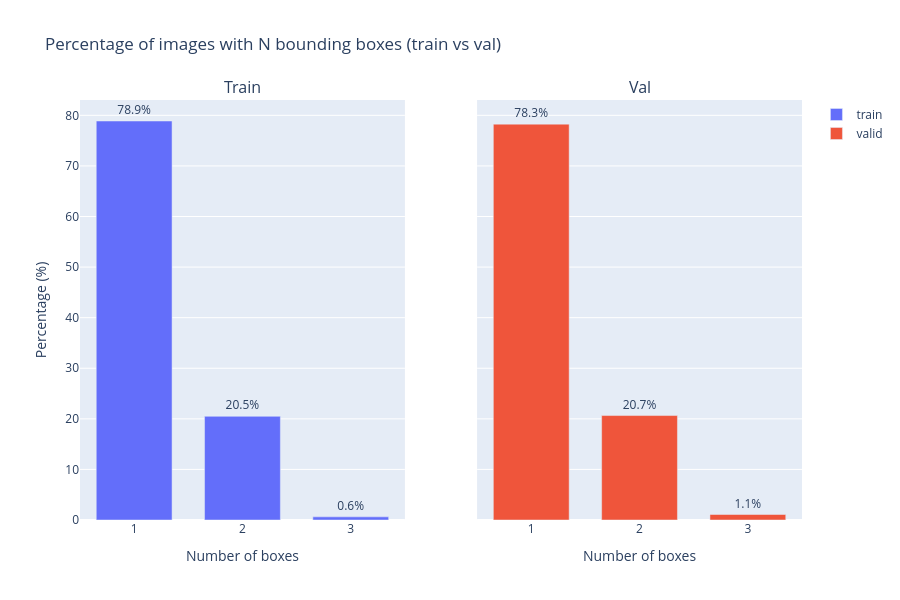

Notebook source saved alongside this figure:
### Code cell
fig = make_subplots(rows=1, cols=2, subplot_titles=["Train", "Val"], shared_xaxes=True, shared_yaxes=True)

for i, split in enumerate(["train", "valid"], 1):
    counts = boxes_per_image[split]
    total = len(counts)
    unique_vals = sorted(set(counts))
    percentages = [100 * counts.count(v) / total for v in unique_vals]
    
    fig.add_trace(go.Bar(
        x=unique_vals,
        y=percentages,
        name=split,
        text=[f"{p:.1f}%" for p in percentages],
        textposition="outside"
    ), row=1, col=i)

fig.update_layout(title="Percentage of images with N bounding boxes (train vs val)", bargap=0.3, height=600)
fig.update_xaxes(title_text="Number of boxes", tickmode="linear", dtick=1)
fig.update_yaxes(title_text="Percentage (%)", col=1)
fig.show()

### Figure 1 — Plotly figure (JSON) as saved in the notebook; plotly's stock layout.template omitted (floating-point values rounded to 4 significant figures)
{"data": [{"name": "train", "text": ["78.9%", "20.5%", "0.6%"], "textposition": "outside", "type": "bar", "x": [1, 2, 3], "xaxis": "x", "y": [78.88, 20.5, 0.6211], "yaxis": "y"}, {"name": "valid", "text": ["78.3%", "20.7%", "1.1%"], "textposition": "outside", "type": "bar", "x": [1, 2, 3], "xaxis": "x2", "y": [78.26, 20.65, 1.087], "yaxis": "y2"}], "layout": {"annotations": [{"font": {"size": 16}, "showarrow": false, "text": "Train", "x": 0.225, "xanchor": "center", "xref": "paper", "y": 1, "yanchor": "bottom", "yref": "paper"}, {"font": {"size": 16}, "showarrow": false, "text": "Val", "x": 0.775, "xanchor": "center", "xref": "paper", "y": 1, "yanchor": "bottom", "yref": "paper"}], "bargap": 0.3, "height": 600, "title": {"text": "Percentage of images with N bounding boxes (train vs val)"}, "xaxis": {"anchor": "y", "domain": [0, 0.45], "dtick": 1, "tickmode": "linear", "title": {"text": "Number of boxes"}}, "xaxis2": {"anchor": "y2", "domain": [0.55, 1], "dtick": 1, "tickmode": "linear", "title": {"text": "Number of boxes"}}, "yaxis": {"anchor": "x", "domain": [0, 1], "title": {"text": "Percentage (%)"}}, "yaxis2": {"anchor": "x2", "domain": [0, 1], "matches": "y", "showticklabels": false}}}
